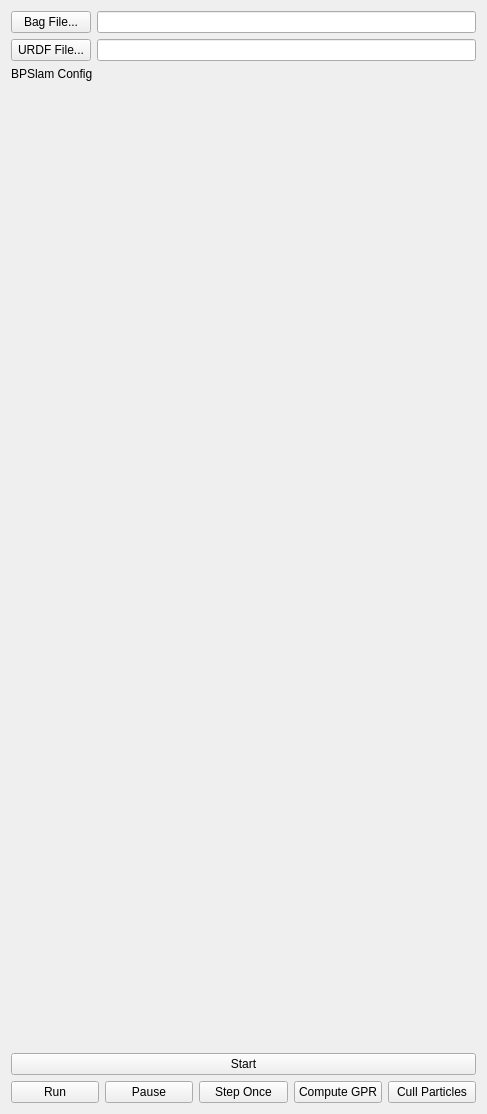
<?xml version="1.0" encoding="UTF-8"?>
<ui version="4.0">
 <class>BPSlamBagWidget</class>
 <widget class="QWidget" name="BPSlamBagWidget">
  <property name="geometry">
   <rect>
    <x>0</x>
    <y>0</y>
    <width>487</width>
    <height>1114</height>
   </rect>
  </property>
  <property name="windowTitle">
   <string>Form</string>
  </property>
  <layout class="QVBoxLayout" name="verticalLayout">
   <item>
    <layout class="QFormLayout" name="file_selectors">
     <item row="0" column="0">
      <widget class="QPushButton" name="bag_button">
       <property name="text">
        <string>Bag File...</string>
       </property>
      </widget>
     </item>
     <item row="0" column="1">
      <widget class="QLineEdit" name="bag_file"/>
     </item>
     <item row="1" column="0">
      <widget class="QPushButton" name="urdf_button">
       <property name="text">
        <string>URDF File...</string>
       </property>
      </widget>
     </item>
     <item row="1" column="1">
      <widget class="QLineEdit" name="urdf_file"/>
     </item>
    </layout>
   </item>
   <item>
    <widget class="QLabel" name="label">
     <property name="text">
      <string>BPSlam Config</string>
     </property>
    </widget>
   </item>
   <item>
    <widget class="BPSlamWidget" name="bpslam_widget" native="true">
     <property name="sizePolicy">
      <sizepolicy hsizetype="Preferred" vsizetype="Expanding">
       <horstretch>0</horstretch>
       <verstretch>0</verstretch>
      </sizepolicy>
     </property>
    </widget>
   </item>
   <item>
    <widget class="QPushButton" name="start_btn">
     <property name="text">
      <string>Start</string>
     </property>
    </widget>
   </item>
   <item>
    <layout class="QHBoxLayout" name="control_btns">
     <item>
      <widget class="QPushButton" name="run_btn">
       <property name="text">
        <string>Run</string>
       </property>
      </widget>
     </item>
     <item>
      <widget class="QPushButton" name="pause_btn">
       <property name="text">
        <string>Pause</string>
       </property>
      </widget>
     </item>
     <item>
      <widget class="QPushButton" name="step_btn">
       <property name="text">
        <string>Step Once</string>
       </property>
      </widget>
     </item>
     <item>
      <widget class="QPushButton" name="gpr_btn">
       <property name="text">
        <string>Compute GPR</string>
       </property>
      </widget>
     </item>
     <item>
      <widget class="QPushButton" name="cull_btn">
       <property name="text">
        <string>Cull Particles</string>
       </property>
      </widget>
     </item>
    </layout>
   </item>
  </layout>
 </widget>
 <customwidgets>
  <customwidget>
   <class>BPSlamWidget</class>
   <extends>QWidget</extends>
   <header>include/sensor_stream_ros/ui/bpslam_widget.h</header>
   <container>1</container>
  </customwidget>
 </customwidgets>
 <resources/>
 <connections/>
</ui>
